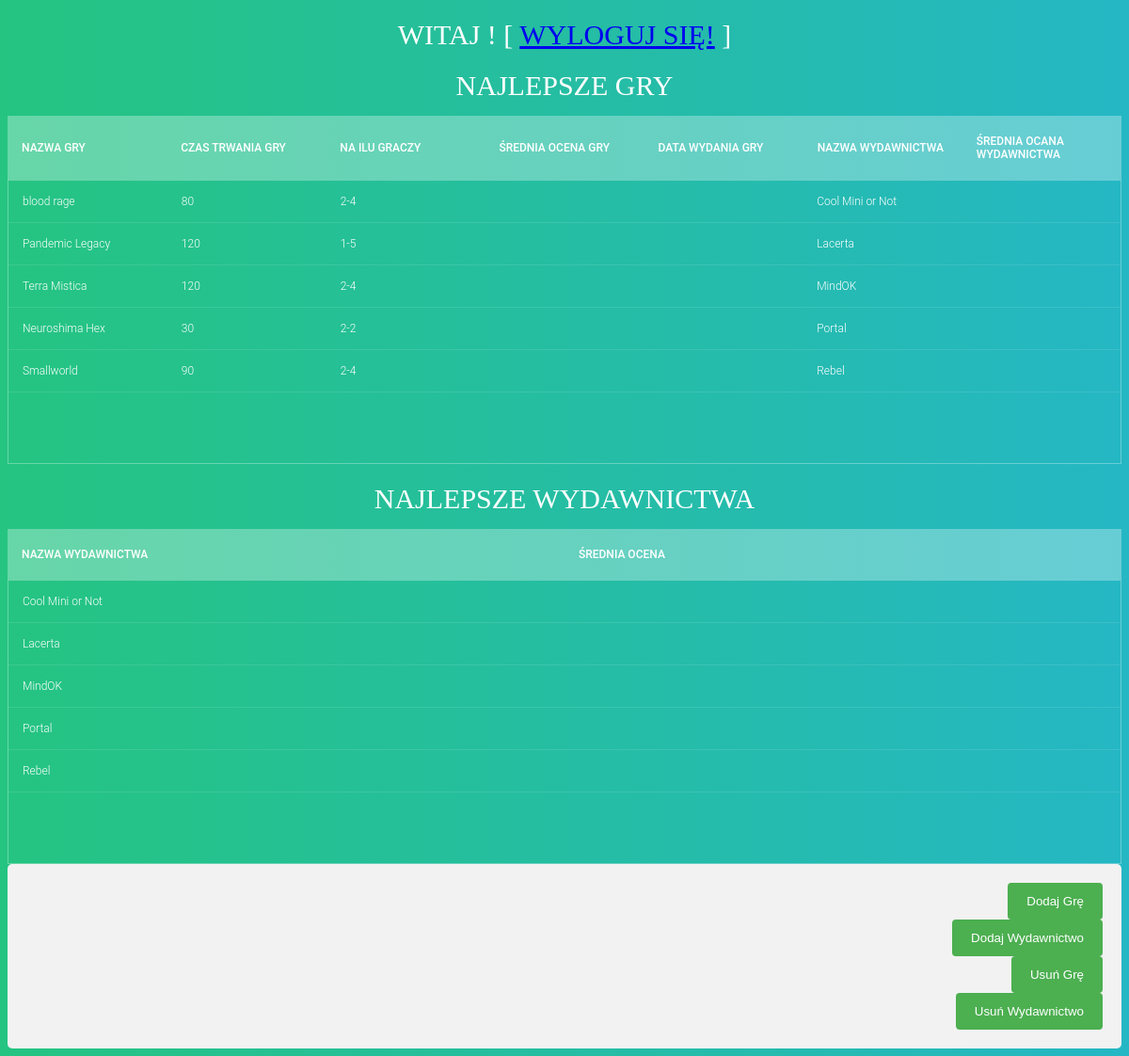
The page /aplikacja/admin.php on the database its author committed.
### tables this page shows
CREATE TABLE `Gra`
(
  `idg` INT UNSIGNED NOT NULL AUTO_INCREMENT,
  `Nazwa` VARCHAR(50) NOT NULL,
  `CzasTwrania` INT UNSIGNED,
  `MinOsob` INT DEFAULT 1,
  `MaxOsob` INT DEFAULT 2, 
  `SredniaOcen` DECIMAL(4,2),
  `w_id` INT UNSIGNED NOT NULL,
  `DataWydania` DATE,
  PRIMARY KEY (idg),
  FOREIGN KEY (w_id) REFERENCES Wydawnictwo (idw)
    ON UPDATE CASCADE ON DELETE CASCADE);

CREATE TABLE `Wydawnictwo`
(
  `idw` INT UNSIGNED NOT NULL PRIMARY KEY AUTO_INCREMENT,
  `Nazwa` VARCHAR(50) NOT NULL,
  `SredniaOcen` DECIMAL(4,2));

### aplikacja/admin.php (the view, shortened to what this page needs)
<?php
    require_once "connection.php";
?>
<!DOCTYPE HTML>
<html>
<head>
    <link rel="stylesheet" type="text/css" href="style/mystyle.css">
    <link rel="stylesheet" type="text/css" href="style/tables.css">
</head>
<body>
    <?php
        echo "<h1>Witaj ".$_SESSION['nick'].'! [ <a href="wyloguj.php">Wyloguj się!</a> ]</h1>';
        try
        {
            $link = new mysqli($host, $user, $pass, $data_base);
            if($link->connect_errno!=0)
                throw new Exception(mysqli_connect_errno());
            else
            {
                if($result = @$link->query(
                    sprintf("SELECT Gra.Nazwa as 'Gra.Nazwa', CzasTwrania, MinOsob, MaxOsob, Gra.SredniaOcen as 'Gra.SredniaOcen', DataWydania, Wydawnictwo.Nazwa as 'Wydawnictwo.Nazwa', Wydawnictwo.SredniaOcen as 'Wydawnictwo.SredniaOcen' FROM Gra JOIN Wydawnictwo ON(idw=w_id)")))
                    {
                        echo '<h1>Najlepsze Gry</h1>
                        <div class="tbl-header">
                        <table cellpadding="0" cellspacing="0" border="0">
                          <thead>
                            <tr>
                              <th>Nazwa Gry</th>
                              <th>Czas Trwania Gry</th>
                              <th>Na ilu graczy</th>
                              <th>Średnia ocena Gry</th>
                              <th>Data wydania Gry</th>
                              <th>Nazwa Wydawnictwa</th>
                              <th>Średnia ocana Wydawnictwa</th>
                            </tr>
                          </thead>
                        </table>
                      </div>';
                      echo '<div class="tbl-content">
                      <table cellpadding="0" cellspacing="0" border="0">
                        <tbody>';
                      while($row = $result->fetch_assoc())
                      {
                        echo '<tr><td>'.$row['Gra.Nazwa'].'</td>
                        <td>'.$row['CzasTwrania'].'</td>
                        <td>'.$row['MinOsob'].'-'.$row['MaxOsob'].'</td>
                        <td>'.$row['Gra.SredniaOcen'].'</td>
                        <td>'.$row['DataWydania'].'</td>
                        <td>'.$row['Wydawnictwo.Nazwa'].'</td>
                        <td>'.$row['Wydawnictwo.SredniaOcen'].'</td>
                        </tr>';
                      }
                      echo '</tbody>
                      </table>
                    </div>';
                    }
                else
                    throw new Exception($link->error);
                    if($result = $link->query(
                        sprintf("SELECT DISTINCT
                        * FROM Wydawnictwo
                        ORDER BY SredniaOcen DESC")))
                        {
                            echo '<h1>Najlepsze wydawnictwa</h1>
                            <div class="tbl-header">
                            <table cellpadding="0" cellspacing="0" border="0">
                              <thead>
                                <tr>
                                  <th>Nazwa Wydawnictwa</th>
                                  <th>Średnia ocena</th>
                                </tr>
                              </thead>
                            </table>
                          </div>';
                          echo '<div class="tbl-content">
                          <table cellpadding="0" cellspacing="0" border="0">
                            <tbody>';
                          while($row = $result->fetch_row())
                          {
                            echo '<tr>
                            <td>'.$row[1].'</td>
                            <td>'.$row[2].'</td>
                            </tr>';
                          }
                          echo ' </tbody>
                          </table>
                        </div>';
                        }
                        else
                            throw new Exception($link->error);
            }
        }
        catch(Exception $e)
        {
            echo '<span stype="color:red;"Błąd serwera, przepraszam za niedogodności i proszę spróbować sie zalogować w innym czasie!</span>';
            echo '<br />INFORMACJA DEVELOPERSKA: '.$e;
        }
    ?>
    <div class="container">
    <form action="dodajGre.php">
            <div class="row">
                <input type="submit" name="dodajGre" value="Dodaj Grę">
            </div>
    </form>
    <form action="dodajWydawnictwo.php">
            <div class="row">
                <input type="submit" name="dodajWydawnictwo" value="Dodaj Wydawnictwo">
            </div>
    </form>
    <form action="usunGre.php">
            <div class="row">
                <input type="submit" name="usunGre" value="Usuń Grę">
            </div>
    </form>
    <form action="usunWydawnictwo.php">
            <div class="row">
                <input type="submit" name="usunWydawnictwa" value="Usuń Wydawnictwo">
            </div>
    </form>
    </div>
</body>
</html>

### aplikacja/style/mystyle.css (style rules this page uses)
input[type=submit] { background-color: #4CAF50; color: white; padding: 12px 20px; border: none; border-radius: 4px; cursor: pointer; float: right; }
.container { border-radius: 5px; background-color: #f2f2f2; padding: 20px; }
.row:after { content: ""; display: table; clear: both; }
h1 { color: black; font-family: verdana; font-size: 300%; }

### aplikacja/style/tables.css (style rules this page uses)
h1 { font-size: 30px; color: #fff; text-transform: uppercase; font-weight: 300; text-align: center; margin-bottom: 15px; }
table { width:100%; table-layout: fixed; }
.tbl-header { background-color: rgba(255,255,255,0.3); }
.tbl-content { height:300px; overflow-x:auto; margin-top: 0px; border: 1px solid rgba(255,255,255,0.3); }
th { padding: 20px 15px; text-align: left; font-weight: 500; font-size: 12px; color: #fff; text-transform: uppercase; }
td { padding: 15px; text-align: left; vertical-align:middle; font-weight: 300; font-size: 12px; color: #fff; border-bottom: solid 1px rgba(255,255,255,0.1); }
body { background: -webkit-linear-gradient(left, #25c481, #25b7c4); background: linear-gradient(to right, #25c481, #25b7c4); font-family: 'Roboto', sans-serif; }

### rows shown on the page
gra: Nazwa "blood rage", CzasTwrania "80", MinOsob "2", MaxOsob "4", w.Nazwa "Cool Mini or Not"
gra: Nazwa "Pandemic Legacy", CzasTwrania "120", MinOsob "1", MaxOsob "5", w.Nazwa "Lacerta"
gra: Nazwa "Terra Mistica", CzasTwrania "120", MinOsob "2", MaxOsob "4", w.Nazwa "MindOK"
gra: Nazwa "Neuroshima Hex", CzasTwrania "30", MinOsob "2", MaxOsob "2", w.Nazwa "Portal"
gra: Nazwa "Smallworld", CzasTwrania "90", MinOsob "2", MaxOsob "4", w.Nazwa "Rebel"
wydawnictwo: Nazwa "Cool Mini or Not"
wydawnictwo: Nazwa "Lacerta"
wydawnictwo: Nazwa "MindOK"
wydawnictwo: Nazwa "Portal"
wydawnictwo: Nazwa "Rebel"
